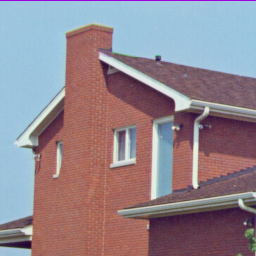
#> input picture ps0_python/output/ps0-1-a-1.tiff, 256 x 256 px
$ python ps0.py
#> lines starting #> are read from the running program, lines starting #| are printed output that depends on the picture
from PIL import Image
from pylab import *


im=array(Image.open('output/ps0-1-a-1.tiff'))
#> im is the input picture: shape (256, 256, 3); mean R, G, B 146.6, 133, 142

#Plot original image
figure(1)
imshow(im)
axis('off')
#print (im.shape, im.dtype)


#2c Plot image from the red
figure(2)
axis('off')
im_red=im[:,:,0]
imshow(im_red, cmap='gray')
#print (im_red.shape, im_red.dtype)
savefig('output/ps0-2-c-1.png') #Saving greyscale image from the red channel

#2b Plot image from the red
figure(3)
axis('off')
im_green=im[:,:,1] #Plot image
#print (im_green.shape, im_green.dtype)
imshow(im_green, cmap='gray')
savefig('output/ps0-2-b-1.png') #Saving greyscale image from the green channel

#2a Swaping blue and red channels
im_blue=im[:,:,2]
im_swap=array(im[:,:,:])

im_swap[:,:,0]=im_blue[:,:]
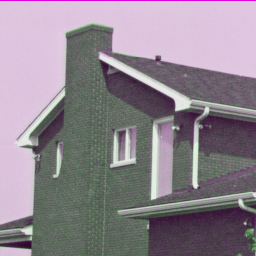
#> im_swap: shape (256, 256, 3); mean R, G, B 142, 133, 142
im_swap[:,:,2]=im_red[:,:]
imsave('output/ps0-2-a-1.png',im_swap)


#3a Replacement of 100x100 pixels
im_green_replace=array(im_green[:,:])

start=int(len(im_green[:])/2-50)
#> start = 78
end=int(len(im_green[:])/2+50)
#> end = 178
#print (start)
#print (end)
rows=list(range(start,end))
#> rows = 100 values from 78 to 177
#print (rows)
cols=list(rows)
#> cols = 100 values from 78 to 177

im_green_replace[rows,cols]=im_blue[rows,cols]
#> im_green_replace: shape (256, 256); min 0, max 246, mean 133


figure(4)
axis('off')
imshow(im_green_replace,cmap='gray')
savefig('output/ps0-3-a-1.png')

#4a Min and Max
print("Green channel Min:", im_green.min())
#| Green channel Min: 0
print ("Green channel Max:", im_green.max())
#| Green channel Max: 246

#4b
(im[:,:,1].std())

im_modified=array(im)
for x in range(0,3):
   im_modified[:,:,x]=((im[:,:,x])-(im[:,:,x].mean())*10)+im[:,:,:].mean()
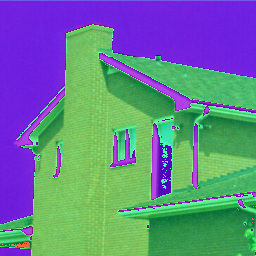
#> im_modified: shape (256, 256, 3); mean R, G, B 101.9, 126.9, 143

figure(5)
axis('off')
imshow(im_modified)
savefig('output/ps0-4-b-1.png')

#4c Shift img_green by 2 pixels
im_green_extended=uint8(zeros((len(im_green[:]),len(im_green[:])+2)))
#> im_green_extended: shape (256, 258); every value is 0
#print(im_green_extended.shape,im_green_extended.dtype)
im_green_extended[:,:-2]=im_green

im_green_extended=delete(im_green_extended,[0,1],axis=1)
#> im_green_extended: shape (256, 256)
#print(im_green_extended.shape,im_green_extended.dtype)
figure(6)
axis('off')
imshow(im_green_extended,cmap='gray')
savefig('output/ps0-4-c-1.png')

####### 4d. Get img difference #####
#Changing the data type of arrays to account for wrapping in unint8
# which after subtraction will give wrong answers
im_green_extended=im_green_extended.astype(int16)
im_green=im_green.astype(int16)

#print (im_green_extended.dtype)

#Initialising two diff arrays. One for im_green-im_green_extended
#2nd for im_green_extended-im_green

img_green_diff_1=int16(zeros((len(im_green[:]),len(im_green[:]))))
#> img_green_diff_1: shape (256, 256) int16; every value is 0
img_green_diff_2=array(img_green_diff_1)

img_green_diff_1=int16(im_green-im_green_extended)
img_green_diff_2=int16(im_green_extended-im_green)
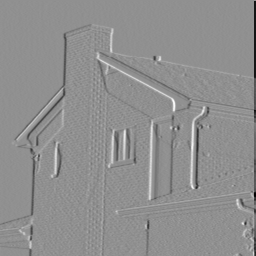
#> img_green_diff_2: shape (256, 256) int16; min -230, max 176, mean -1.5; drawn with min black and max white


#print(img_green_diff_2.min())

#Clipping the value of each array element to 0 to 255
clip(img_green_diff_1,0,255,out=img_green_diff_1)
clip(img_green_diff_2,0,255,out=img_green_diff_2)

#print(img_green_diff_2.min())

#Adding the two diff arrays to get a true image difference
im_green_diff=img_green_diff_1+img_green_diff_2
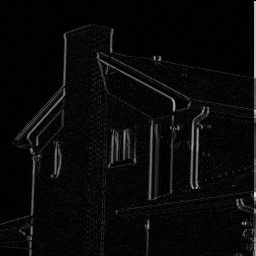
#> im_green_diff: shape (256, 256) int16; min 0, max 230, mean 9.5
#print(im_green_diff.min(), im_green_diff.max())

figure(7)
axis('off')
imshow(im_green_diff,cmap='gray')
savefig('output/ps0-4-d-1.png')

#####5a####
im_green_ch_noise=array(im)

sigma=30
noise=zeros(im_green.shape, dtype=float) #intiliazing noise array
noise=normal(0,sigma,noise.shape) #filling the array with random gaussian numbers
#print(noise[:,:]) #with the specified sigma
im_green=im_green.astype('float')  #converting the im_green into float
im_green=im_green+noise #adding noise to green channel
clip(im_green,0,255,out=im_green) #Clipping all the values to between 0 to 255
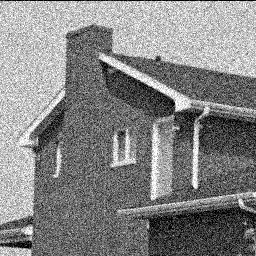
#> im_green: shape (256, 256) float64; min 0, max 255, mean 132.9
im_green=im_green.astype('uint8') #Converting to unsigned int
#print(im_green)
im_green_ch_noise[:,:,1]=im_green #Assigning the values to green channel

figure(8)
axis('off')
imshow(im_green_ch_noise)
savefig('output/ps0-5-a-1.png')


####5b######
im_blue_ch_noise=array(im)

im_blue=im_blue.astype('float')
im_blue=im_blue+noise
clip(im_blue,0,255,out=im_blue)
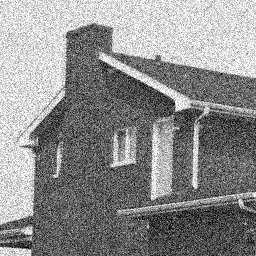
#> im_blue: shape (256, 256) float64; min 0, max 255, mean 141.2
im_blue=im_blue.astype('uint8')
#print(im_blue)
im_blue_ch_noise[:,:,2]=im_blue
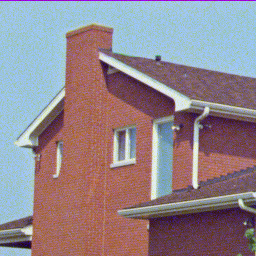
#> im_blue_ch_noise: shape (256, 256, 3); mean R, G, B 146.6, 133, 140.7

figure(9)
axis('off')
imshow(im_blue_ch_noise)
savefig('output/ps0-5-b-1.png')

#show()

$ run again, with ps0_python/output/ps0-1-a-2.tiff copied over ps0_python/output/ps0-1-a-1.tiff
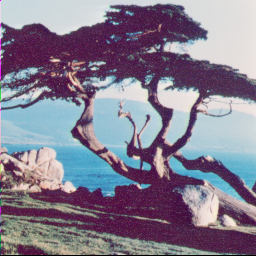
#> input picture ps0_python/output/ps0-1-a-2.tiff, 256 x 256 px
#> im is the input picture: shape (256, 256, 3); mean R, G, B 132.2, 124.9, 143.3
#> start = 78
#> end = 178
#> im_green_replace: shape (256, 256); min 0, max 237, mean 124.9
#| Green channel Min: 0
#| Green channel Max: 237
#> `clip(im_blue,0,255,out=im_blue)`:
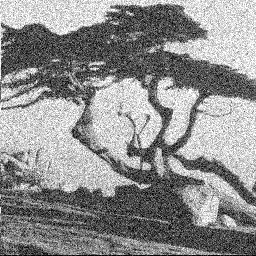
#> im_blue: shape (256, 256) float64; min 0, max 255, mean 142.7
#> `im_blue_ch_noise[:,:,2]=im_blue`:
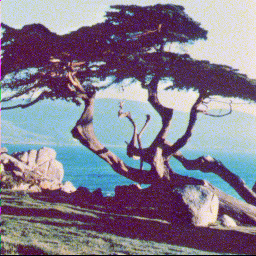
#> im_blue_ch_noise: shape (256, 256, 3); mean R, G, B 132.2, 124.9, 142.2
